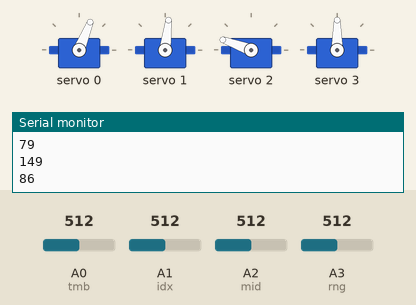
A sketch run on a simulated Arduino Uno, built with avr-gcc and run on an emulated ATmega328P. On the bench: 4 × servo, the last lines printed to the serial monitor. The test bench sets the inputs (shaded band); at power-on: A0 (tmb) = 512, A3 (rng) = 512, A2 (mid) = 512, A1 (idx) = 512.

Above: at 1.2 s.
1.3 s: A0 (tmb) set to 635
At 3.0 s:
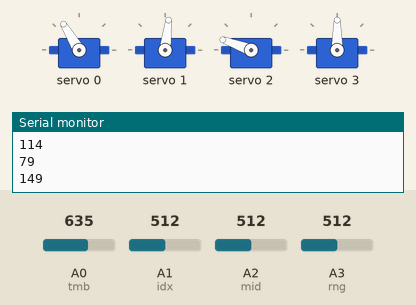
3.4 s: A3 (rng) set to 716
At 4.8 s:
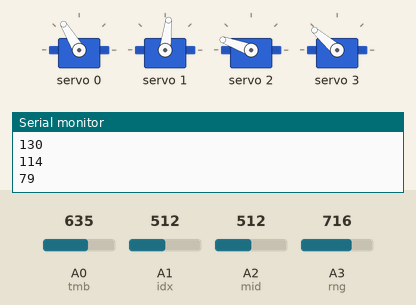
5.4 s: A2 (mid) set to 115
At 6.9 s:
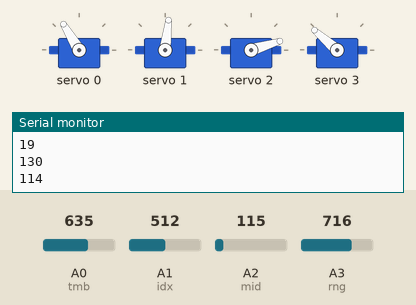
7.8 s: A1 (idx) set to 635
At 8.9 s:
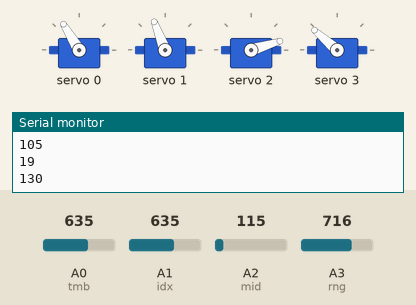
9.7 s: A0 (tmb) set to 716
At 11.3 s:
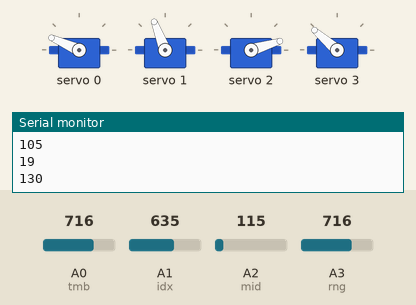
11.7 s: A1 (idx) set to 716
At 12.7 s:
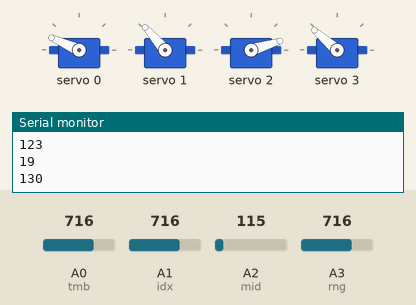
Timing chart, 0 to 14.6 s (numbered marks = the images above; inputs shaded):
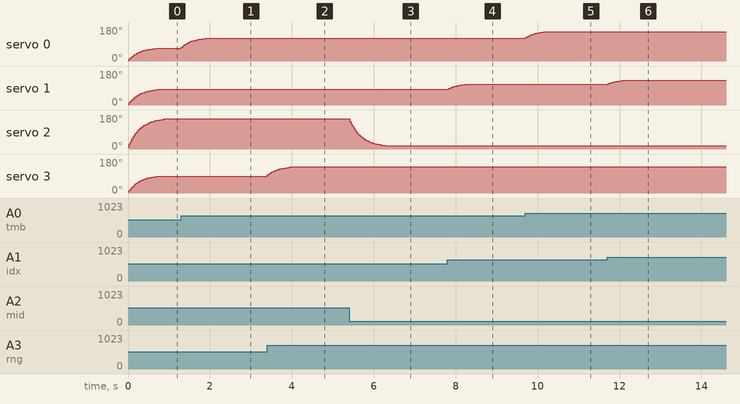

Measured:
- after the input at 1.3 s, servo 0: moves from 68° to 121° over 0.62 s, starting at once
- after the input at 3.4 s, servo 3: moves from 90° to 139° over 0.59 s, starting at once
- after the input at 5.4 s, servo 2: moves from 160° to 17° over 0.89 s, starting at once
- after the input at 7.8 s, servo 1: moves from 83° to 111° over 0.47 s, starting at once
- after the input at 9.7 s, servo 0: moves from 121° to 156° over 0.50 s, starting at once
- after the input at 11.7 s, servo 1: moves from 111° to 131° over 0.39 s, starting at once

The sketch:

flex_hand_6.24.ino
```cpp
#include <Adafruit_PWMServoDriver.h>
Adafruit_PWMServoDriver hand = Adafruit_PWMServoDriver(0x40);       // called this way, it uses the default address 0x40
#define SERVOMIN  125                                                 // this is the 'minimum' pulse length count (out of 4096)
#define SERVOMAX  625                                                 // this is the 'maximum' pulse length count (out of 4096)

const int tmb = A0;
const int idx = A1;
const int mid = A2;
const int rng = A3;
//const int pky = A4;

int lastAngles[4] = {0, 0, 0, 0}; //for smoothing
const float smoothing = 0.1; //smoothing factor (lower = more smooth, 1 = no smooth)

void setup() {
  Serial.begin(9600);
  hand.begin();
  hand.setPWMFreq(60);
  Serial.println("Setup Complete!");

}

void loop() {

//important to know which fingers are which indices on the board
  int reads[4] = {
    analogRead(tmb),
    analogRead(idx),
    analogRead(mid),
    analogRead(rng)
    //analogRead(pky);
  };

  //follows the same order as the above array, tmb->pky
  int adcMins[4] = {
    324,
    97,
    58,
    61
    //87
  };

  // ditto
  int adcMaxes[4] = {
    779,
    940,
    574,
    909
    //710
  };

  for (int i = 0; i < 4; i++) {


    int raw = reads[i]; // sensor reading

    //target angle
    int targetAngle = map(raw, adcMins[i], adcMaxes[i], 0, 180); //calculating the angle for the servo based on reading
    lastAngles[i] = lastAngles[i] + (targetAngle  - lastAngles[i]) * smoothing; // angle tracking + smoothing

    Serial.println(lastAngles[i]); // for debugging

    //corresponding pulse for angle
    int pulse = map(lastAngles[i], 0, 180, SERVOMIN, SERVOMAX);
    hand.setPWM(i, 0, pulse);

  }

  delay(25);
}
```
